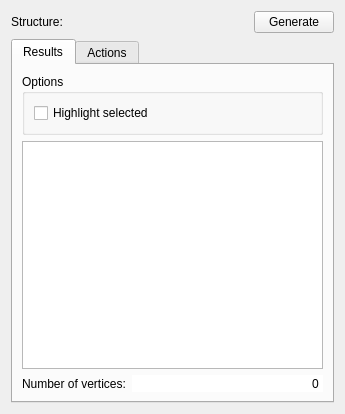
<?xml version="1.0" encoding="UTF-8"?>
<ui version="4.0">
 <class>GraphSymmetryWorkPanel</class>
 <widget class="QWidget" name="GraphSymmetryWorkPanel">
  <property name="geometry">
   <rect>
    <x>0</x>
    <y>0</y>
    <width>345</width>
    <height>414</height>
   </rect>
  </property>
  <property name="windowTitle">
   <string>Graph Symmetry Classes</string>
  </property>
  <layout class="QVBoxLayout" name="verticalLayout">
   <item>
    <layout class="QHBoxLayout" name="horizontalLayout">
     <item>
      <widget class="QLabel" name="label">
       <property name="sizePolicy">
        <sizepolicy hsizetype="Maximum" vsizetype="Preferred">
         <horstretch>0</horstretch>
         <verstretch>0</verstretch>
        </sizepolicy>
       </property>
       <property name="text">
        <string>Structure:</string>
       </property>
      </widget>
     </item>
     <item>
      <widget class="QObjectLinkWidget" name="structureW" native="true">
       <property name="sizePolicy">
        <sizepolicy hsizetype="Expanding" vsizetype="Preferred">
         <horstretch>0</horstretch>
         <verstretch>0</verstretch>
        </sizepolicy>
       </property>
      </widget>
     </item>
     <item>
      <widget class="QPushButton" name="generatePB">
       <property name="focusPolicy">
        <enum>Qt::TabFocus</enum>
       </property>
       <property name="text">
        <string>Generate</string>
       </property>
      </widget>
     </item>
    </layout>
   </item>
   <item>
    <widget class="QTabWidget" name="tabWidget">
     <property name="currentIndex">
      <number>0</number>
     </property>
     <widget class="QWidget" name="tab">
      <attribute name="title">
       <string>Results</string>
      </attribute>
      <layout class="QVBoxLayout" name="verticalLayout_2">
       <item>
        <widget class="QGroupBox" name="groupBox">
         <property name="title">
          <string>Options</string>
         </property>
         <layout class="QGridLayout" name="gridLayout">
          <item row="0" column="0">
           <widget class="QCheckBox" name="highlightSelectedCB">
            <property name="text">
             <string>Highlight selected</string>
            </property>
           </widget>
          </item>
         </layout>
        </widget>
       </item>
       <item>
        <widget class="QTreeView" name="verticesTV">
         <property name="editTriggers">
          <set>QAbstractItemView::NoEditTriggers</set>
         </property>
         <property name="selectionMode">
          <enum>QAbstractItemView::ExtendedSelection</enum>
         </property>
         <property name="rootIsDecorated">
          <bool>false</bool>
         </property>
         <property name="sortingEnabled">
          <bool>true</bool>
         </property>
        </widget>
       </item>
       <item>
        <layout class="QHBoxLayout" name="horizontalLayout_3">
         <item>
          <widget class="QLabel" name="label_3">
           <property name="text">
            <string>Number of vertices:</string>
           </property>
          </widget>
         </item>
         <item>
          <widget class="QSpinBox" name="numOfVerticesSB">
           <property name="sizePolicy">
            <sizepolicy hsizetype="Expanding" vsizetype="Fixed">
             <horstretch>0</horstretch>
             <verstretch>0</verstretch>
            </sizepolicy>
           </property>
           <property name="frame">
            <bool>false</bool>
           </property>
           <property name="alignment">
            <set>Qt::AlignRight|Qt::AlignTrailing|Qt::AlignVCenter</set>
           </property>
           <property name="readOnly">
            <bool>true</bool>
           </property>
           <property name="buttonSymbols">
            <enum>QAbstractSpinBox::NoButtons</enum>
           </property>
           <property name="maximum">
            <number>10000000</number>
           </property>
          </widget>
         </item>
        </layout>
       </item>
      </layout>
     </widget>
     <widget class="QWidget" name="tab_2">
      <attribute name="title">
       <string>Actions</string>
      </attribute>
      <layout class="QVBoxLayout" name="verticalLayout_3">
       <item>
        <widget class="QPushButton" name="copyPB">
         <property name="toolTip">
          <string>copy table to clipboard</string>
         </property>
         <property name="text">
          <string>Copy Table to Clipboard</string>
         </property>
        </widget>
       </item>
       <item>
        <widget class="QPushButton" name="imprintPB">
         <property name="toolTip">
          <string>set atom description according to group name</string>
         </property>
         <property name="text">
          <string>Imprint Group Names as Atom Description</string>
         </property>
        </widget>
       </item>
       <item>
        <spacer name="verticalSpacer">
         <property name="orientation">
          <enum>Qt::Vertical</enum>
         </property>
         <property name="sizeHint" stdset="0">
          <size>
           <width>20</width>
           <height>40</height>
          </size>
         </property>
        </spacer>
       </item>
      </layout>
     </widget>
    </widget>
   </item>
  </layout>
 </widget>
 <customwidgets>
  <customwidget>
   <class>QObjectLinkWidget</class>
   <extends>QWidget</extends>
   <header location="global">ObjectLinkWidget.hpp</header>
   <container>1</container>
  </customwidget>
 </customwidgets>
 <resources/>
 <connections/>
</ui>
